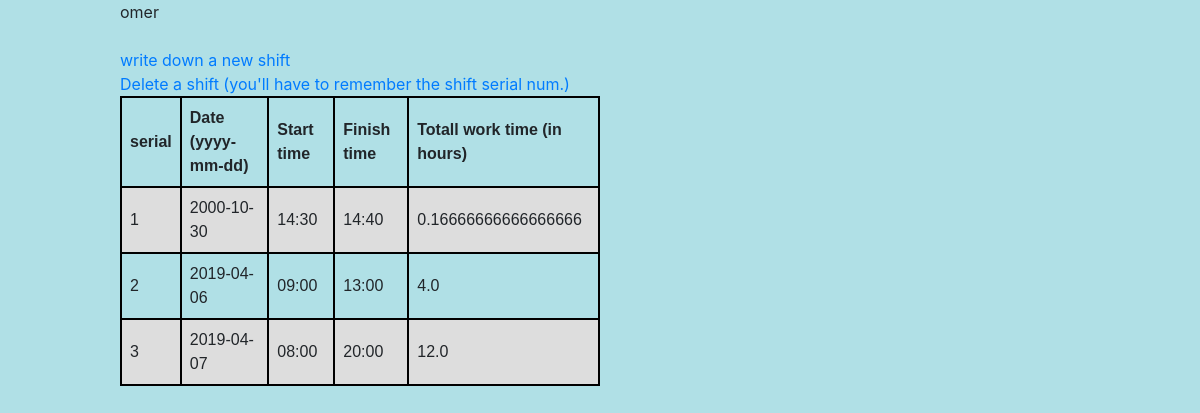
Page /user/1 on the committed database.
### model.py (models this page shows)
class user(Base):
    __tablename__ = "users"
    id = Column(Integer, primary_key=True)
    username  = Column(String)
    password  = Column(String)

class shift(Base):
    __tablename__ = "shifts"
    id = Column(Integer, primary_key=True)
    owner = Column(Integer)
    shift_start_date = Column(String)
    start_hour = Column(String)
    finish_hour = Column(String)
    def total_work_time(self):
        minutes_1 = float(self.start_hour[3:5])
        minutes_2 = float(self.finish_hour[3:5])
        hours_1 = float(self.start_hour[0:2])
        hours_2 = float(self.finish_hour[0:2])
        print(minutes_1)
        print(minutes_2)
        print(hours_1)
        print(hours_2)
        total_min = (minutes_2-minutes_1)/60
        total_hours = hours_2-hours_1
        total_hours += total_min
        return total_hours

### app.py (the view)
@app.route('/user/<int:id>')
def query_user_route(id):
    user = query_user_by_id(id)
    all_shifts = get_shift_by_owner(owner=id)
    return render_template('user.html', user=user, all_shifts=all_shifts)

### database.py (called while the page is built)
def query_user_by_id(id):
	user_4 = session.query(user).filter_by(id=id).first()
	return user_4

def get_shift_by_owner(owner):
	shift_1 = session.query(shift).filter_by(owner=owner).all()
	return shift_1

### templates/user.html (shortened to what this page needs)
<!DOCTYPE html>
<html>
<head>
	<link href="https://stackpath.bootstrapcdn.com/bootstrap/4.1.3/css/bootstrap.min.css" rel="stylesheet">
	<link rel="stylesheet" href="{{url_for('static', filename='stylesheet.css')}}">
</head>
<body>
	{{user.username}}
	<br>
	<br>
	<a class="bootstrap" href="{{url_for('add_shift')}}"> write down a new shift </a>
<br>
	<a class="bootstrap" href="{{url_for('delete_shift')}}"> Delete a shift <h8>(you'll have to remember the shift serial num.) </h8>  </a>
	<table style="width:50%">
  	<tr>
  	<th>serial</th>
    <th>Date (yyyy-mm-dd) </th>
    <th>Start time</th>
    <th>Finish time</th>
    <th>Totall work time (in hours)</th>
  </tr>
  {% for i in all_shifts %}
  <tr>
  	<td>{{i.id}}</td>
    <td>{{i.shift_start_date}}</td>
    <td>{{i.start_hour}}</td>
    <td>{{i.finish_hour}}</td>
    <td>{{i.total_work_time()}}</td>
  </tr>
  {% endfor %}
</table>
</body>
</html>

### static/stylesheet.css (style rules this page uses)
body { margin-left: 10%; margin-right: 10%; background-color: powderblue ; }

### templates/user.html (style rules this page uses)
table { font-family: arial, sans-serif; border-collapse: collapse; width: 100%; }
td, th { border: 2px solid ; border-color: black; text-align: left; padding: 8px; }
tr:nth-child(even) { background-color: #dddddd; }

### rows in the picture
user: username "omer"
shift: id "1", shift_start_date "2000-10-30", start_hour "14:30", finish_hour "14:40", total_work_time "0.16666666666666666"
shift: id "2", shift_start_date "2019-04-06", start_hour "09:00", finish_hour "13:00", total_work_time "4.0"
shift: id "3", shift_start_date "2019-04-07", start_hour "08:00", finish_hour "20:00", total_work_time "12.0"
